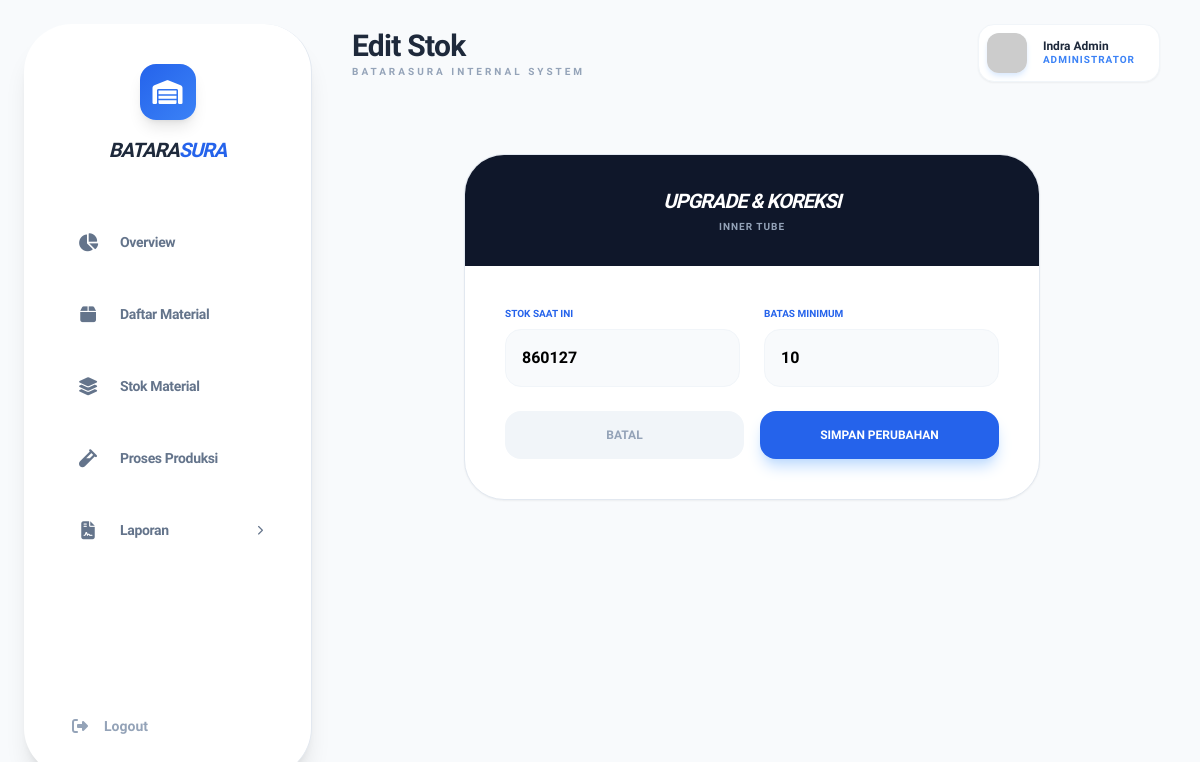
Before: /admin/dashboard_admin.php?page=edit-stok&id=9 (signed in) with the older database file.
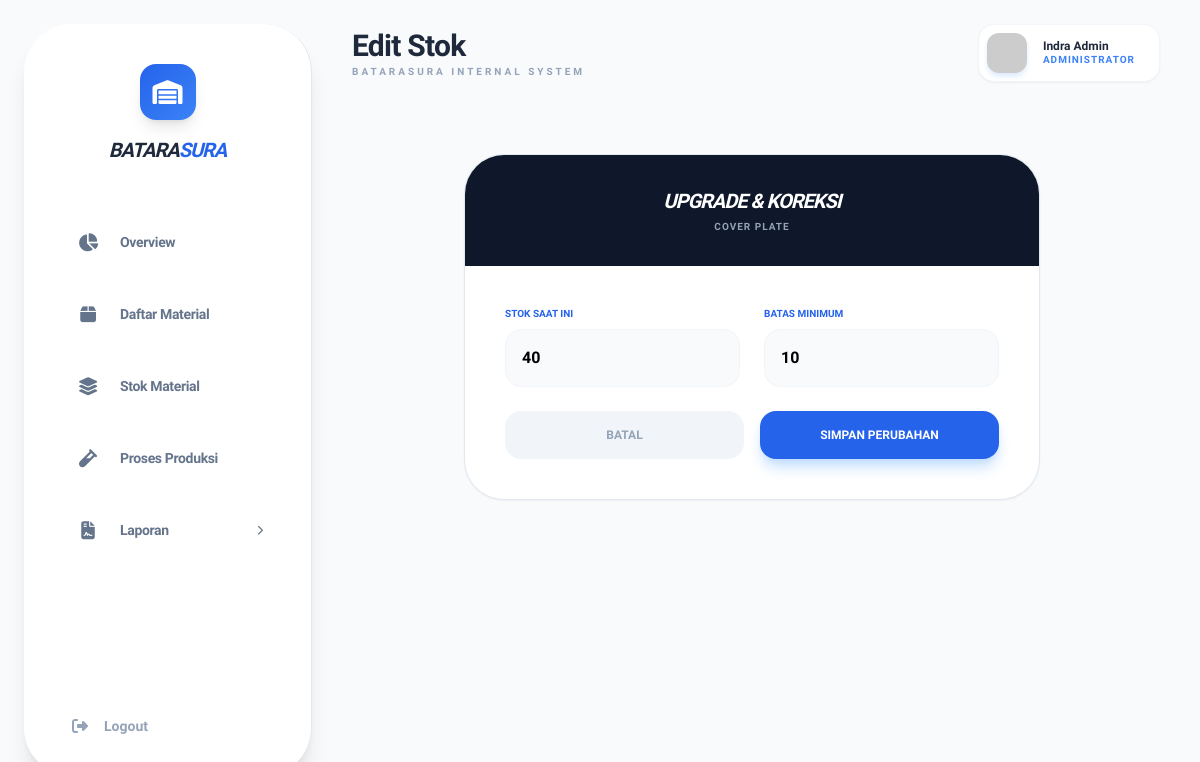
After: the same page with the newer database file.
### tables this page shows
CREATE TABLE `stok_material` (
  `id` int(11) NOT NULL,
  `material_id` int(11) NOT NULL,
  `stok_sekarang` int(11) DEFAULT 0,
  `stok_minimum` int(11) DEFAULT 10,
  `last_update` timestamp NOT NULL DEFAULT current_timestamp() ON UPDATE current_timestamp()
);

CREATE TABLE `data_material` (
  `id` int(11) NOT NULL,
  `nama_material` varchar(100) NOT NULL,
  `no_part` varchar(50) NOT NULL,
  `material_spec` varchar(100) DEFAULT NULL,
  `material_size` varchar(50) DEFAULT NULL,
  `standard` varchar(50) DEFAULT NULL,
  `satuan` enum('gr','pcs','ml') NOT NULL,
  `created_at` timestamp NOT NULL DEFAULT current_timestamp()
);

### admin/stok/edit_stok.php (the view, shortened to what this page needs)
<?php
$id = mysqli_real_escape_string($conn, $_GET['id']);
$query_old = "SELECT s.*, m.nama_material
              FROM stok_material s
              JOIN data_material m ON s.material_id = m.id
              WHERE s.id = '$id'";
$result_old = mysqli_query($conn, $query_old);
$old_data = mysqli_fetch_assoc($result_old);
?>
<div class="max-w-xl mx-auto mt-10">
    <div class="bg-white rounded-[2.5rem] border border-slate-200 shadow-sm overflow-hidden">
        <div class="bg-slate-900 p-8 text-white text-center">
            <h3 class="font-bold uppercase italic tracking-tighter text-xl">Upgrade & Koreksi</h3>
            <p class="text-[10px] text-slate-400 font-bold uppercase tracking-widest mt-1">
                <?= htmlspecialchars($old_data['nama_material']) ?>
            </p>
        </div>
        <form method="POST" class="p-10 space-y-6">
            <div class="grid grid-cols-2 gap-6">
                <div>
                    <label class="text-[10px] font-black uppercase text-blue-600 block mb-2">Stok Saat Ini</label>
                    <input type="number" name="stok_sekarang"
                           value="<?= $old_data['stok_sekarang'] ?>" required
                           class="w-full p-4 bg-slate-50 border border-slate-100 rounded-2xl font-bold outline-none focus:border-blue-500 transition-all">
                </div>
                <div>
                    <label class="text-[10px] font-black uppercase text-blue-600 block mb-2">Batas Minimum</label>
                    <input type="number" name="stok_min"
                           value="<?= $old_data['stok_minimum'] ?>" required
                           class="w-full p-4 bg-slate-50 border border-slate-100 rounded-2xl font-bold outline-none focus:border-blue-500 transition-all">
                </div>
            </div>
            <div class="flex gap-4">
                <a href="?page=stok-material" class="flex-1 py-4 bg-slate-100 text-slate-400 text-center rounded-2xl font-black uppercase text-xs">Batal</a>
                <button type="submit" name="update_stok" class="flex-1 py-4 bg-blue-600 text-white rounded-2xl font-black uppercase text-xs shadow-lg shadow-blue-200 hover:bg-blue-700 transition-all">
                    Simpan Perubahan
                </button>
            </div>
        </form>
    </div>
</div>

Changed rows visible on the page:
changed stok_material: material.nama_material "INNER TUBE" → "COVER PLATE"; stok_sekarang "860127" → "40"
